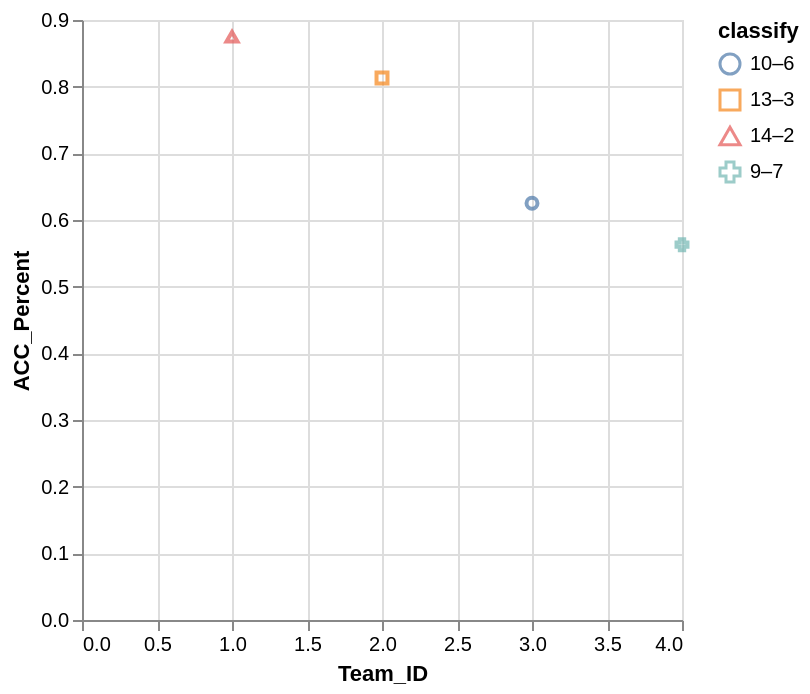

This figure's Vega-Lite source:
### Vega-Lite specification from a JSON file in a GitHub repository (floating-point values rounded to 4 significant figures)
{"data": {"values": [{"x_data": 3, "y_data": 0.625, "classify": "10–6"}, {"x_data": 2, "y_data": 0.813, "classify": "13–3"}, {"x_data": 1, "y_data": 0.875, "classify": "14–2"}, {"x_data": 4, "y_data": 0.563, "classify": "9–7"}]}, "mark": "point", "encoding": {"x": {"field": "x_data", "type": "quantitative", "title": "Team_ID", "scale": {"zero": "false"}}, "y": {"field": "y_data", "type": "quantitative", "title": "ACC_Percent", "scale": {"zero": "false"}}, "color": {"field": "classify", "type": "nominal"}, "shape": {"field": "classify", "type": "nominal"}}}
